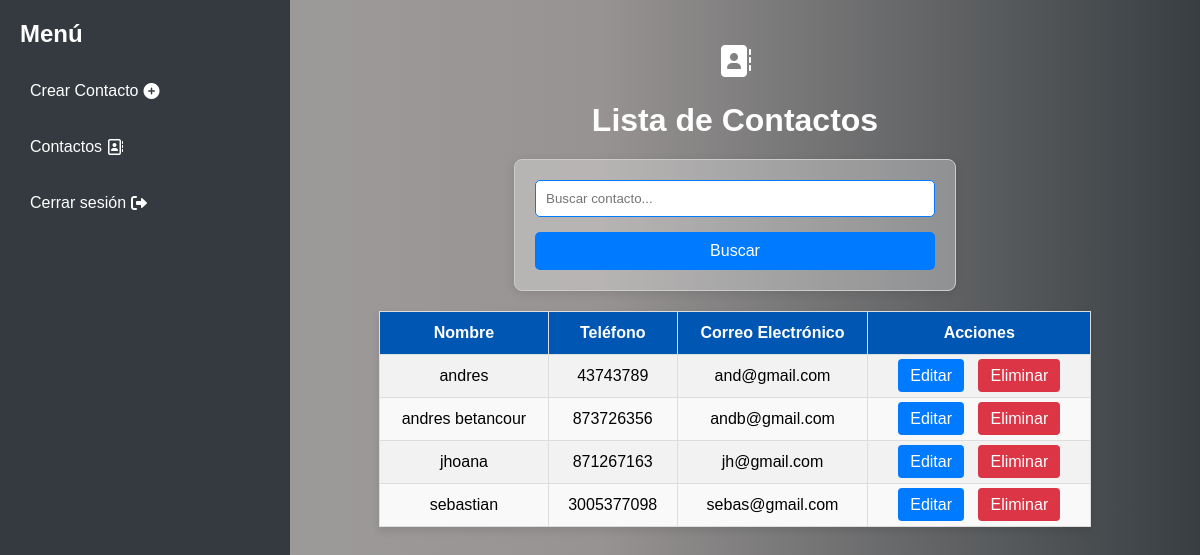
Screenshot of /ver_contactos.php (signed in) with the database file from the repository.
### tables this page shows
CREATE TABLE `contactos` (
  `id` int(11) NOT NULL,
  `usuario_id` int(11) NOT NULL,
  `nombre` varchar(100) NOT NULL,
  `telefono` varchar(20) DEFAULT NULL,
  `correo` varchar(100) DEFAULT NULL,
  `fecha_creacion` timestamp NOT NULL DEFAULT current_timestamp()
);

### ver_contactos.php (the view, shortened to what this page needs)
<?php
include('config.php');
$busqueda = "";
try {
    $sql = "SELECT * FROM contactos WHERE usuario_id = :usuario_id AND (nombre LIKE :busqueda OR telefono LIKE :busqueda OR correo LIKE :busqueda) ORDER BY nombre ASC";
    $stmt = $pdo->prepare($sql);
    $usuario_id = $_SESSION['usuario_id'];
    $busqueda_param = "%" . $busqueda . "%";
    $stmt->bindParam(':usuario_id', $usuario_id);
    $stmt->bindParam(':busqueda', $busqueda_param);
    $stmt->execute();
    $contactos = $stmt->fetchAll(PDO::FETCH_ASSOC);
} catch (PDOException $e) {
    $mensaje = "Error: " . $e->getMessage();
}
$content = '
<h2 class="title">Lista de Contactos</h2>
<form action="ver_contactos.php" method="post">
    <input type="text" name="buscar" value="' . htmlspecialchars($busqueda) . '" placeholder="Buscar contacto...">
    <input type="submit" value="Buscar">
</form>';
if (count($contactos) > 0) {
    $content .= '<div class="contact-table"><table>
        <tr>
            <th>Nombre</th>
            <th>Teléfono</th>
            <th>Correo Electrónico</th>
            <th>Acciones</th>
        </tr>';
    foreach ($contactos as $contacto) {
        $content .= '<tr>
            <td>' . htmlspecialchars($contacto['nombre']) . '</td>
            <td>' . htmlspecialchars($contacto['telefono']) . '</td>
            <td>' . htmlspecialchars($contacto['correo']) . '</td>
            <td>
                <a href="editar_contacto.php?id=' . $contacto['id'] . '" class="btn edit">Editar</a>
                <a href="ver_contactos.php?eliminar=' . $contacto['id'] . '" onclick="return confirm(\'¿Estás seguro de que deseas eliminar este contacto?\');" class="btn delete">Eliminar</a>
            </td>
        </tr>';
    }
    $content .= '</table></div>';
} else {
    $content .= '<p class="no-contact">No se encontraron contactos.</p>';
}
include('layout.php');
?>

### layout.php (shortened to what this page needs)
<!DOCTYPE html>
<html lang="es">
<head>
    <link rel="stylesheet" href="css/layout.css">
    <link rel="stylesheet" href="css/contactos.css">
    <link rel="stylesheet" href="https://cdnjs.cloudflare.com/ajax/libs/font-awesome/6.0.0-beta3/css/all.min.css">
</head>
<body>
    <div class="container">
        <nav class="sidebar">
        <h2>Menú</h2>
        <ul>
            <li><a href="crear_contacto.php"> Crear Contacto<i class="fa-solid fa-circle-plus"></i></a></li>
            <li><a href="ver_contactos.php">Contactos <i class="fa-regular fa-address-book"></i></a></li>
            <li><a href="logout.php">Cerrar sesión <i class="fas fa-sign-out-alt"></i></a></li>
        </ul>
    </nav>
        <main class="content">
        <h1 class="title"><i class="fas fa-address-book"></i> </h1>
            <?php echo $content; ?>
        </main>
    </div>
</body>
</html>

### css/layout.css (style rules this page uses)
body { background: linear-gradient(to right, #a1a1a0, #979392, #383e42, #42698c, #004f7c, #007cb0, #c5c7c4); background-size: 300% 300%; animation: gradientAnimation 15s ease infinite; font-family: Arial, sans-serif; margin: 0; padding: 0; }
.container { display: flex; }
.sidebar { width: 250px; background-color: #343a40; color: white; padding: 20px; position: fixed; height: 100%; }
.sidebar h2 { margin: 0 0 20px 0; }
.sidebar ul { list-style-type: none; padding: 0; }
.sidebar ul li { margin: 10px 0; }
.sidebar ul li a { color: white; text-decoration: none; display: flex; align-items: center; padding: 10px; border-radius: 5px; transition: background 0.3s; }
.content { margin-left: 270px; padding: 20px; flex-grow: 1; }
.title { text-align: center; margin: 20px 0; font-size: 2em; color: #ffffff; }
i { padding: 5px; }

### css/contactos.css (style rules this page uses)
form { display: flex; flex-direction: column; max-width: 400px; margin: 20px auto; padding: 20px; border: 1px solid #ccc; border-radius: 8px; background-color: rgba(255, 255, 255, 0.3); box-shadow: 0 2px 10px rgba(0, 0, 0, 0.1); }
input[type="text"], input[type="email"] { margin-bottom: 15px; padding: 10px; border: 1px solid #007bff; border-radius: 5px; transition: border-color 0.3s; }
input[type="submit"] { background-color: #007bff; color: white; border: none; padding: 10px; border-radius: 5px; cursor: pointer; font-size: 16px; transition: background-color 0.3s; }
.title { text-align: center; margin: 20px 0; font-size: 2em; color: #ffffff; }
.contact-table { display: flex; justify-content: center; margin-top: 20px; }
.contact-table table { width: 80%; border-collapse: collapse; margin: 0 auto; background-color: #f9f9f9; box-shadow: 0 4px 8px rgba(0, 0, 0, 0.1); }
.contact-table th, .contact-table td { padding: 12px; text-align: center; border: 1px solid #ddd; }
.contact-table th { background-color: #0056b3; color: white; }
.contact-table tr:nth-child(even) { background-color: #f2f2f2; }
.btn { padding: 8px 12px; text-decoration: none; border-radius: 4px; color: white; margin: 0 5px; }
.btn.edit { background-color: #007bff; }
.btn.delete { background-color: #dc3545; }

### rows the page displays
contactos: nombre "andres", telefono "43743789", correo "and@gmail.com"
contactos: nombre "andres betancour", telefono "873726356", correo "andb@gmail.com"
contactos: nombre "jhoana", telefono "871267163", correo "jh@gmail.com"
contactos: nombre "sebastian", telefono "3005377098", correo "sebas@gmail.com"
